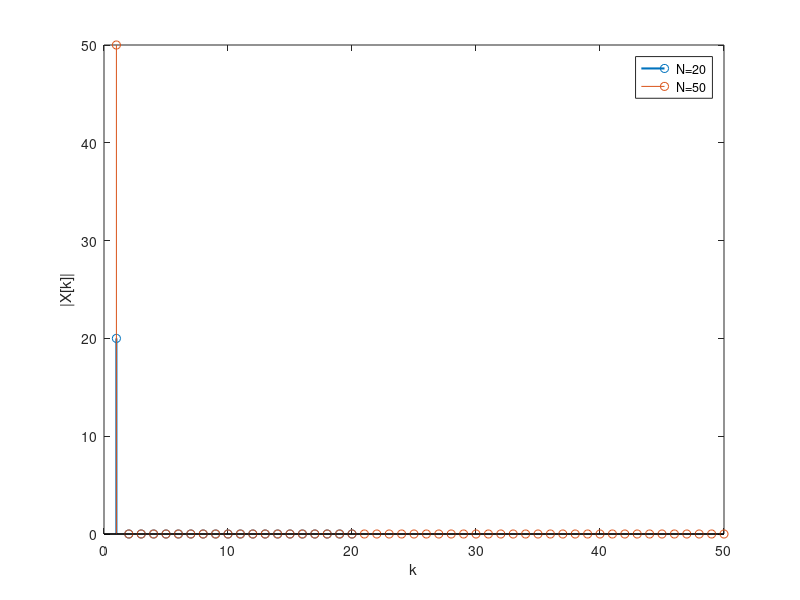

Here is the MATLAB script that generated this plot:
N = [20;50];
k = 0:100;
xn_1 = ones( 20, 1);
Xn_1 = fft(xn_1);
Y = abs(Xn_1);
stem(Y, 'LineWidth',1.5);
hold on
xn_2 = ones( 50, 1);
Xn_2 = fft(xn_2);
Y = abs(Xn_2);
stem(Y);
xlabel('k');
ylabel('|X[k]|');
legend('N=20','N=50');
hold off


